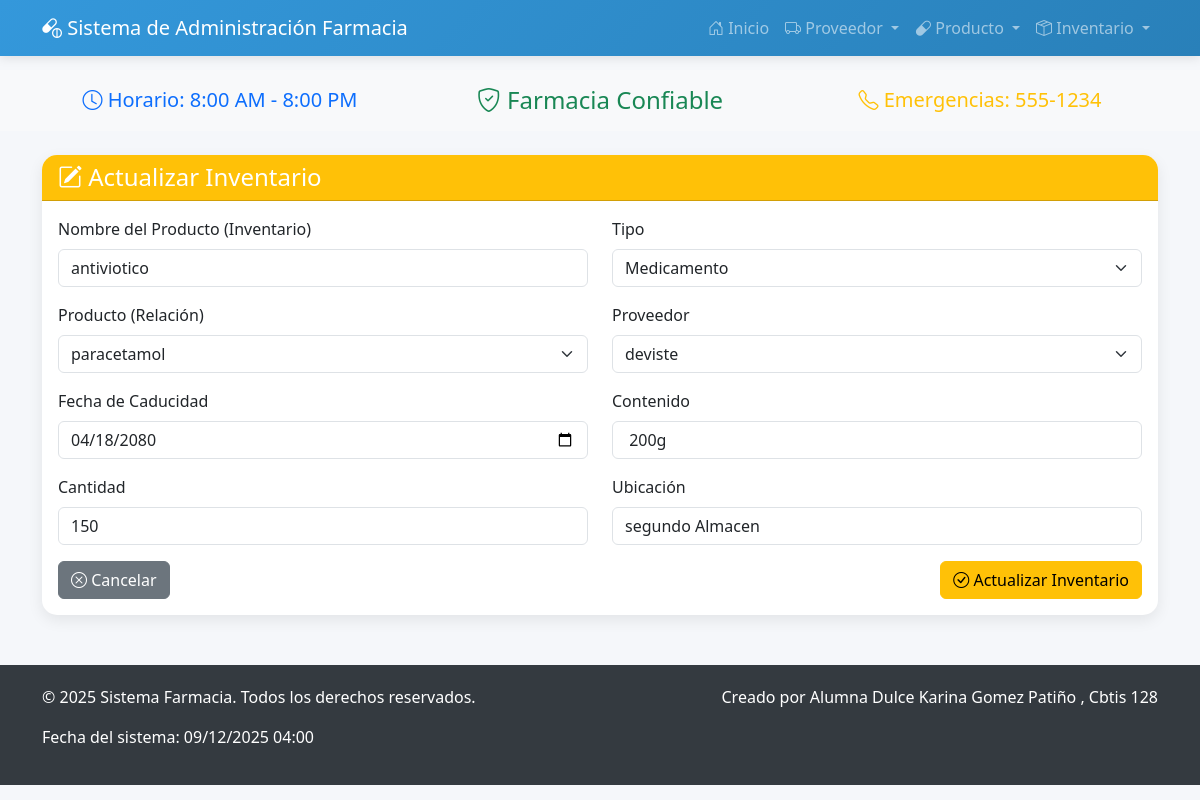
Screenshot of /inventario/actualizar/1/ with the database file from the repository.
### FARMACIAAAAA/app_Farmacia/models.py (models this page shows, shortened)
class Inventario(models.Model):
    producto = models.ForeignKey(Producto, on_delete=models.CASCADE, related_name='inventarios')
    nombre = models.CharField(max_length=100)
    tipo = models.CharField(max_length=50)
    foto = models.ImageField(upload_to='productos/', blank=True, null=True)
    proveedor = models.ForeignKey(Proveedor, on_delete=models.CASCADE, related_name='inventarios')
    fecha_caducidad = models.DateField()
    contenido = models.CharField(max_length=100)
    cantidad = models.PositiveIntegerField(default=0)
    ubicacion = models.CharField(max_length=50, default="Almacén Principal")

class Producto(models.Model):
    nombre = models.CharField(max_length=100)
    tipo_producto = models.CharField(max_length=50)
    fecha_caducidad = models.DateField()
    precio = models.DecimalField(max_digits=10, decimal_places=2)
    proveedor = models.ForeignKey(Proveedor, on_delete=models.CASCADE, related_name='productos')

class Proveedor(models.Model):
    nombre = models.CharField(max_length=100)
    direccion = models.TextField()
    telefono = models.CharField(max_length=15)
    email = models.EmailField()
    rfc = models.CharField(max_length=13)
    fecha_registro = models.DateField(auto_now_add=True)
    activo = models.BooleanField(default=True)

### FARMACIAAAAA/app_Farmacia/views.py (the view, shortened to what this page needs)
# urls.py: path('inventario/actualizar/<int:id>/', views.actualizar_inventario, name='actualizar_inventario'),
def actualizar_inventario(request, id):
    inventario = get_object_or_404(Inventario, id=id)
    productos = Producto.objects.all()
    proveedores = Proveedor.objects.all()
    return render(request, 'inventario/actualizar_inventario.html', {
        'inventario': inventario,
        'productos': productos,
        'proveedores': proveedores
    })

### FARMACIAAAAA/app_Farmacia/templates/inventario/actualizar_inventario.html (shortened to what this page needs)
{% extends 'base.html' %}
{% block content %}
<div class="card card-custom">
    <div class="card-header bg-warning text-white">
        <h4 class="mb-0">
            <i class="bi bi-pencil-square"></i> Actualizar Inventario
        </h4>
    </div>
    <div class="card-body">
        <form method="POST">
            <div class="row">
                <div class="col-md-6 mb-3">
                    <label class="form-label">Nombre del Producto (Inventario)</label>
                    <input type="text" class="form-control" name="nombre" value="{{ inventario.nombre }}" required>
                </div>
                <div class="col-md-6 mb-3">
                    <label class="form-label">Tipo</label>
                    <select class="form-select" name="tipo" required>
                        <option value="Medicamento" {% if inventario.tipo == "Medicamento" %}selected{% endif %}>Medicamento</option>
                    </select>
                </div>
            </div>
            <div class="row">
                <div class="col-md-6 mb-3">
                    <label class="form-label">Producto (Relación)</label>
                    <select class="form-select" name="producto" required>
                        {% for producto in productos %}
                        <option value="{{ producto.id }}" {% if producto.id == inventario.producto.id %}selected{% endif %}>
                            {{ producto.nombre }}
                        </option>
                        {% endfor %}
                    </select>
                </div>
                <div class="col-md-6 mb-3">
                    <label class="form-label">Proveedor</label>
                    <select class="form-select" name="proveedor" required>
                        {% for proveedor in proveedores %}
                        <option value="{{ proveedor.id }}" {% if proveedor.id == inventario.proveedor.id %}selected{% endif %}>
                            {{ proveedor.nombre }}
                        </option>
                        {% endfor %}
                    </select>
                </div>
            </div>
            <div class="row">
                <div class="col-md-6 mb-3">
                    <label class="form-label">Fecha de Caducidad</label>
                    <input type="date" class="form-control" name="fecha_caducidad" value="{{ inventario.fecha_caducidad|date:'Y-m-d' }}" required>
                </div>
                <div class="col-md-6 mb-3">
                    <label class="form-label">Contenido</label>
                    <input type="text" class="form-control" name="contenido" value="{{ inventario.contenido }}" required>
                </div>
            </div>
            <div class="row">
                <div class="col-md-6 mb-3">
                    <label class="form-label">Cantidad</label>
                    <input type="number" class="form-control" name="cantidad" value="{{ inventario.cantidad }}" required>
                </div>
                <div class="col-md-6 mb-3">
                    <label class="form-label">Ubicación</label>
                    <input type="text" class="form-control" name="ubicacion" value="{{ inventario.ubicacion }}" required>
                </div>
            </div>
            <div class="d-flex justify-content-between">
                <a href="{% url 'ver_inventarios' %}" class="btn btn-secondary">
                    <i class="bi bi-x-circle"></i> Cancelar
                </a>
                <button type="submit" class="btn btn-warning">
                    <i class="bi bi-check-circle"></i> Actualizar Inventario
                </button>
            </div>
        </form>
    </div>
</div>
{% endblock %}

### FARMACIAAAAA/app_Farmacia/templates/base.html (style rules this page uses)
.card { border-radius: 12px; overflow: hidden; }
:root { --primary-color: #3498db; --secondary-color: #2ecc71; --accent-color: #e74c3c; --light-color: #f8f9fa; --dark-color: #343a40; }
body { background-color: #f5f7fa; font-family: 'Segoe UI', Tahoma, Geneva, Verdana, sans-serif; padding-top: 70px; }
.card-custom { border: none; border-radius: 15px; box-shadow: 0 5px 15px rgba(0,0,0,0.08); transition: transform 0.3s; }

### rows the page displays
Inventario: nombre "antiviotico", tipo "Medicamento", producto "paracetamol", proveedor "deviste", fecha_caducidad "04/18/2080", contenido "200g", cantidad "150", ubicacion "segundo Almacen"
